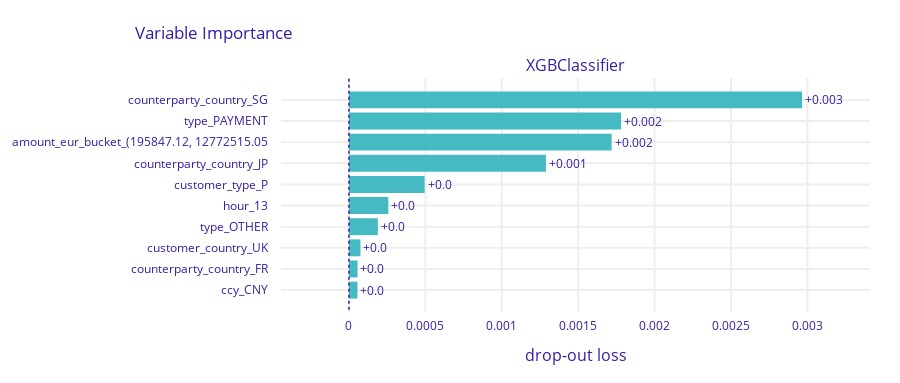

Source (notebook cell):
### Code cell
explainer.model_parts().plot()

### Figure 1 — Plotly figure (JSON) as saved in the notebook; plotly's stock layout.template omitted (floating-point values rounded to 4 significant figures)
{"data": [{"base": 0, "hoverinfo": "text", "hoverlabel": {"bgcolor": "rgba(0,0,0,0.8)"}, "hovertext": ["Model: XGBClassifier loss after<br>variable: counterparty_country_SG is permuted: 0.003<br>Drop-out loss change: +0.003", "Model: XGBClassifier loss after<br>variable: type_PAYMENT is permuted: 0.002<br>Drop-out loss change: +0.002", "Model: XGBClassifier loss after<br>variable: amount_eur_bucket_(195847.12, 12772515.05 is permuted: 0.002<br>Drop-out loss change: +0.002", "Model: XGBClassifier loss after<br>variable: counterparty_country_JP is permuted: 0.001<br>Drop-out loss change: +0.001", "Model: XGBClassifier loss after<br>variable: customer_type_P is permuted: 0.0<br>Drop-out loss change: +0.0", "Model: XGBClassifier loss after<br>variable: hour_13 is permuted: 0.0<br>Drop-out loss change: +0.0", "Model: XGBClassifier loss after<br>variable: type_OTHER is permuted: 0.0<br>Drop-out loss change: +0.0", "Model: XGBClassifier loss after<br>variable: customer_country_UK is permuted: 0.0<br>Drop-out loss change: +0.0", "Model: XGBClassifier loss after<br>variable: counterparty_country_FR is permuted: 0.0<br>Drop-out loss change: +0.0", "Model: XGBClassifier loss after<br>variable: ccy_CNY is permuted: 0.0<br>Drop-out loss change: +0.0"], "marker": {"color": "#46bac2"}, "orientation": "h", "showlegend": false, "text": ["+0.003", "+0.002", "+0.002", "+0.001", "+0.0", "+0.0", "+0.0", "+0.0", "+0.0", "+0.0"], "textposition": "outside", "type": "bar", "x": [0.002965, 0.001781, 0.001719, 0.001289, 0.0004952, 0.0002575, 0.0001889, 7.528e-05, 5.629e-05, 5.568e-05], "xaxis": "x", "y": ["counterparty_country_SG", "type_PAYMENT", "amount_eur_bucket_(195847.12, 12772515.05", "counterparty_country_JP", "customer_type_P", "hour_13", "type_OTHER", "customer_country_UK", "counterparty_country_FR", "ccy_CNY"], "yaxis": "y"}], "layout": {"annotations": [{"font": {"size": 16}, "showarrow": false, "text": "XGBClassifier", "x": 0.5, "xanchor": "center", "xref": "paper", "y": 1, "yanchor": "bottom", "yref": "paper"}, {"font": {"size": 16}, "showarrow": false, "text": "drop-out loss", "x": 0.5, "xanchor": "center", "xref": "paper", "y": 0, "yanchor": "top", "yref": "paper", "yshift": -30}], "font": {"color": "#371ea3"}, "height": 383, "margin": {"b": 71, "r": 30, "t": 78}, "shapes": [{"line": {"color": "#371ea3", "dash": "dot", "width": 1.5}, "type": "line", "x0": 0, "x1": 0, "xref": "x", "y0": -1, "y1": 10, "yref": "y"}], "title": {"text": "Variable Importance", "x": 0.15}, "xaxis": {"anchor": "y", "automargin": true, "domain": [0, 1], "fixedrange": true, "gridwidth": 2, "range": [-0.0004448, 0.00341], "tickcolor": "white", "ticklen": 3, "ticks": "outside", "type": "linear", "zeroline": false}, "yaxis": {"anchor": "x", "automargin": true, "autorange": "reversed", "domain": [0, 1], "fixedrange": true, "gridwidth": 2, "tickcolor": "white", "ticklen": 10, "ticks": "outside", "type": "category"}}}
